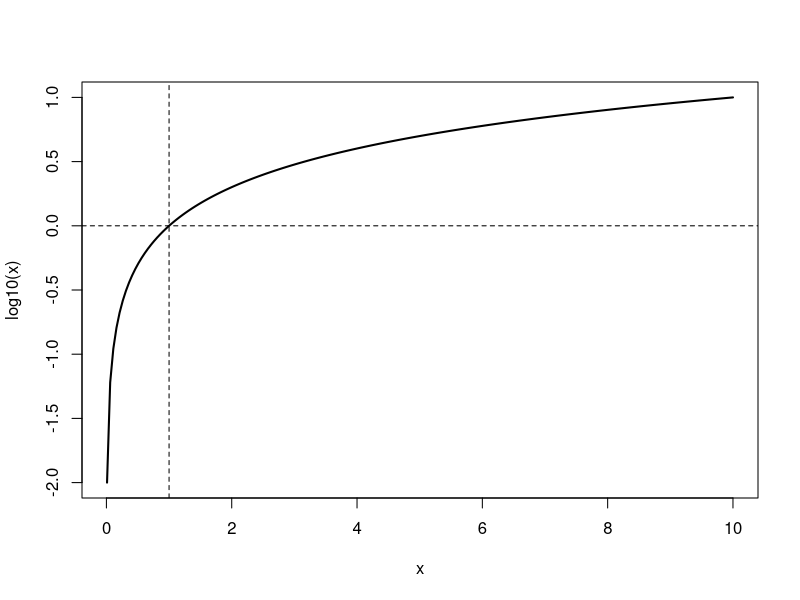
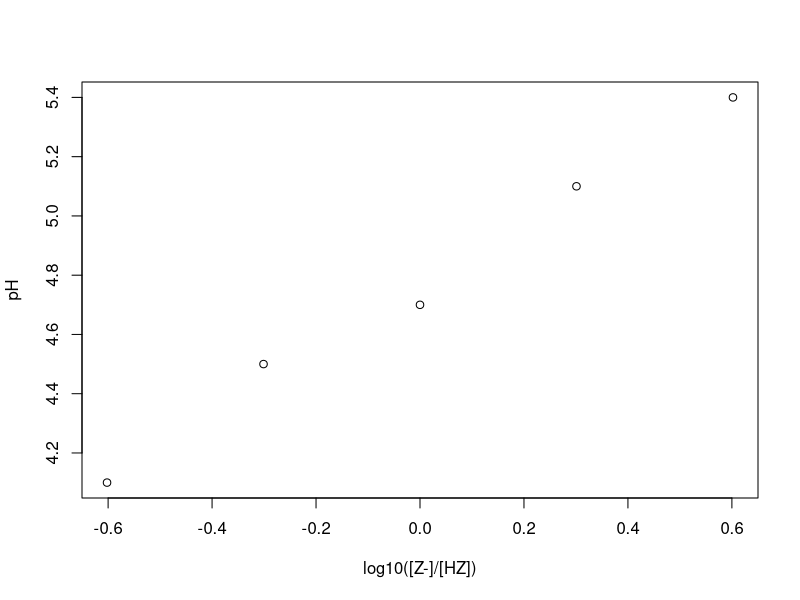
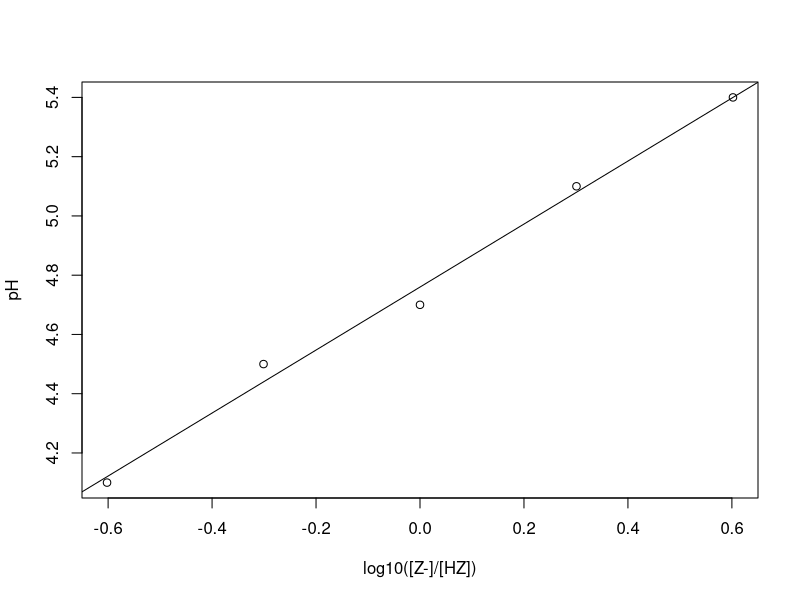

Source code (R) for these figures, in order:
## ---- chunk 1
10^3
## ---- chunk 2
log(1000,10)
## ---- chunk 3
log(1024, 2)
## ---- chunk 4
x <- seq(0.01, 10, length.out = 200) # discretisatie van de x-as

plot(x, log10(x), type = "l", lwd = 2,
     xlab = "x", ylab = "log10(x)")
abline(h = 0, lty = 2) # horizontale lijn op y=0
abline(v = 1, lty = 2) # verticale lijn op x=1
## ---- chunk 5
# Verander hier niks aan!
htmltools::tags$iframe(src = "https://mai-nguyen0310.shinyapps.io/shiny_log/",
                       width = "100%", height = "400", frameborder = "0")
## ---- chunk 6
vol_gewenst <- 150
conc_gewenst <- 0.20
MW <- 136.08
## ---- chunk 7
massa_nodig <- 0 # vervang met je berekening!
massa_nodig # print je antwoord
## ---- chunk 8
massa_gewogen <- rnorm(1, mean = massa_nodig, sd = 0.05)
massa_gewogen
## ---- chunk 9
vol_aangepast <- 0 # vervang met je berekening!
round(vol_aangepast, 2) # print de uitkomst met 2 decimalen
## ---- chunk 10
pH_A <- 7
Z_A <- 0.2
## ---- chunk 11
HZ_A <- 10^(-(14 - pH_A))
HZ_A
## ---- chunk 12
pKz_A <- 0 # vervang met je berekening!
pKz_A
## ---- chunk 13
ratio <- c(4, 2, 1, 0.5, 0.25)          # [Z-]/[HZ] op vijf momenten
pH_gemeten <- c(5.4, 5.1, 4.7, 4.5, 4.1)   # fictieve metingen

x <- log10(ratio)

plot(x, pH_gemeten, xlab = "log10([Z-]/[HZ])", ylab = "pH")
## ---- chunk 14
model <- lm(pH_gemeten ~ x)

plot(x, pH_gemeten, xlab = "log10([Z-]/[HZ])", ylab = "pH")
abline(model)
